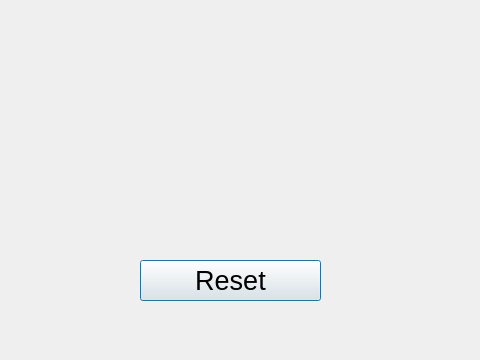
<?xml version="1.0" encoding="UTF-8"?>
<ui version="4.0">
 <class>Display</class>
 <widget class="QDialog" name="Display">
  <property name="geometry">
   <rect>
    <x>0</x>
    <y>0</y>
    <width>480</width>
    <height>360</height>
   </rect>
  </property>
  <property name="windowTitle">
   <string>Dialog</string>
  </property>
  <widget class="QPushButton" name="ButtonDisplayReset">
   <property name="geometry">
    <rect>
     <x>140</x>
     <y>260</y>
     <width>181</width>
     <height>41</height>
    </rect>
   </property>
   <property name="font">
    <font>
     <pointsize>20</pointsize>
    </font>
   </property>
   <property name="text">
    <string>Reset</string>
   </property>
  </widget>
  <widget class="QLabel" name="LabelDisplay">
   <property name="geometry">
    <rect>
     <x>40</x>
     <y>80</y>
     <width>401</width>
     <height>121</height>
    </rect>
   </property>
   <property name="font">
    <font>
     <pointsize>24</pointsize>
    </font>
   </property>
   <property name="text">
    <string/>
   </property>
  </widget>
 </widget>
 <resources/>
 <connections/>
</ui>
